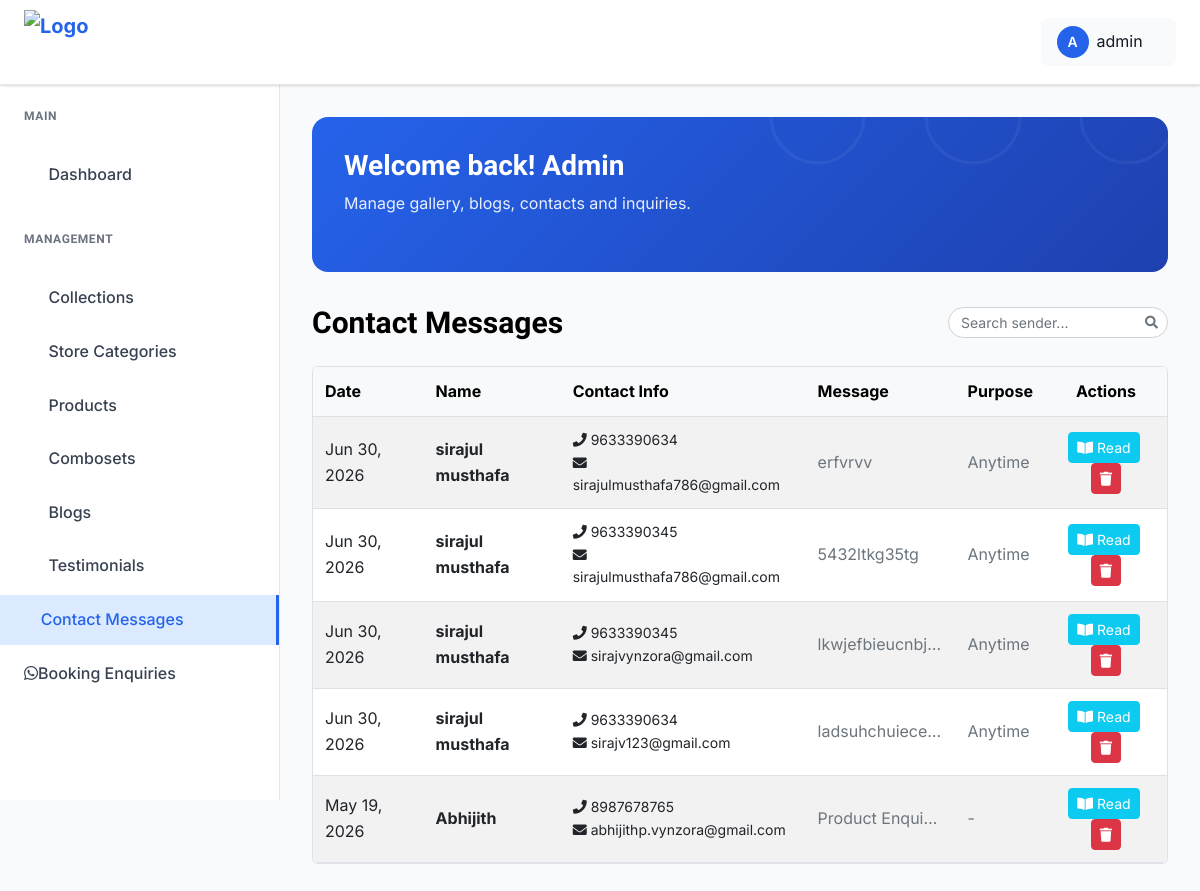
The app's page /dashboard/contacts/ (signed in), older data.
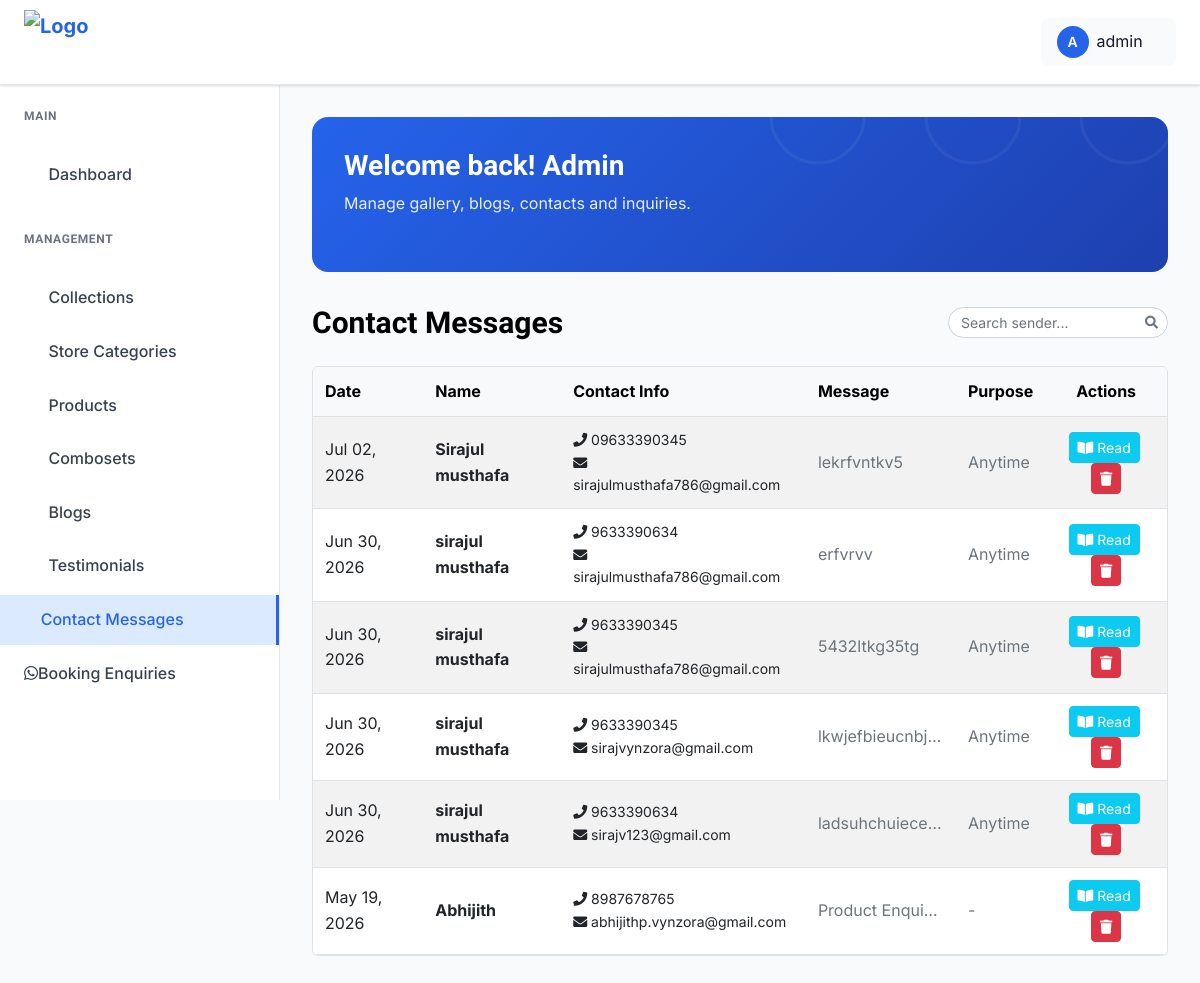
The same page, newer data.
### zuzanne_app/models.py (models this page shows, shortened)
class Contact(models.Model):
    first_name = models.CharField(max_length=100)
    last_name = models.CharField(max_length=100)
    phone = models.CharField(max_length=20)
    email = models.EmailField(blank=True, null=True)
    message = models.TextField(blank=True)
    best_time_to_contact = models.CharField(max_length=100, blank=True, null=True)
    is_read = models.BooleanField(default=False)
    created_at = models.DateTimeField(auto_now_add=True)

### zuzanne_app/views.py (the view)
# urls.py: path("dashboard/contacts/", views.contact_list, name="contact_list"),
@login_required(login_url="admin_login")
def contact_list(request):
    Contact.objects.filter(is_read=False).update(is_read=True)
    contacts = Contact.objects.all().order_by("-created_at")
    return render(request, "admin_pages/view_contacts.html", {"contacts": contacts})

### templates/admin_pages/view_contacts.html (shortened to what this page needs)
{% extends "admin_pages/base.html" %}
{% load static %}
{% block content %}
<div class="dashboard__form__wraper">
     <div class="create__course__title mb-4 d-flex flex-wrap justify-content-between align-items-center gap-2">
        <h4 class="mb-0">Contact Messages</h4>
        <div class="d-flex align-items-center gap-2 ms-auto">
            <div class="search-box">
                <input type="text" id="contactSearchInput" class="form-control form-control-sm" placeholder="Search sender...">
            </div>
        </div>
    </div>
    <div class="custom-table-container">
        <table class="table table-striped table-hover align-middle">
            <thead class="table-light">
                <tr>
                    <th scope="col" class="text-nowrap">Date</th>
                    <th scope="col" class="text-nowrap">Name</th>
                    <th scope="col" class="text-nowrap">Contact Info</th>
                    <th scope="col">Message</th>
                    <th scope="col" class="text-nowrap">Purpose</th>
                    <th scope="col" class="text-center text-nowrap">Actions</th>
                </tr>
            </thead>
            <tbody>
                {% for contact in contacts %}
                <tr>
                    <td>{{ contact.created_at|date:"M d, Y" }}</td>
                    <td><strong>{{ contact.first_name }} {{ contact.last_name }}</strong></td>
                    <td>
                        <div class="d-flex flex-column small">
                            <span><i class="fas fa-phone"></i> {{ contact.phone }}</span>
                            {% if contact.email %}<span><i class="fas fa-envelope"></i> {{ contact.email }}</span>{% endif %}
                        </div>
                    </td>
                    <td class="text-muted" style="max-width: 150px; white-space: nowrap; overflow: hidden; text-overflow: ellipsis;" title="{{ contact.message }}">{{ contact.message }}</td>
                    <td class="text-muted">{{ contact.best_time_to_contact|default:"-" }}</td>
                    <td class="text-center">
                        <button type="button" class="btn btn-sm btn-info me-1 text-white" data-bs-toggle="modal" data-bs-target="#readContactModal{{ contact.id }}">
                            <i class="fas fa-book-open"></i> Read
                        </button>
                        <button type="button" class="btn btn-sm btn-danger" data-bs-toggle="modal" data-bs-target="#deleteContactModal{{ contact.id }}">
                            <i class="fas fa-trash"></i>
                        </button>
                    </td>
                </tr>
                {% empty %}
                <tr>
                    <td colspan="6" class="text-center py-4">
                        <p class="text-muted">No contact messages yet.</p>
                    </td>
                </tr>
                {% endfor %}
            </tbody>
        </table>
    </div>
</div>
{% endblock %}

Row changes from the older to the newer data that the page shows:
added Contact: created_at "Jul 02, 2026", first_name "Sirajul", last_name "musthafa", phone "09633390345", email "sirajulmusthafa786@gmail.com", message "lekrfvntkv5", best_time_to_contact "Anytime"
